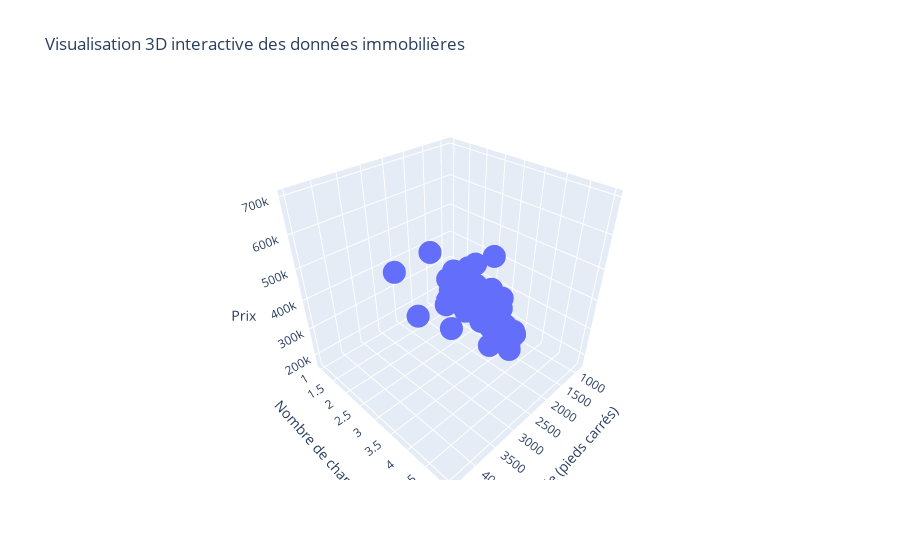

Notebook cell for this chart:
### Markdown cell above
_Le code en dessous as été fait par IA_

### Code cell
import plotly.express as px

fig = px.scatter_3d(df, x='taille_en_pieds_carre', y='nb_chambres', z='prix',
                    labels={
                        'taille_en_pieds_carre': 'Taille (pieds carrés)',
                        'nb_chambres': 'Nombre de chambres',
                        'prix': 'Prix'
                    },
                    title='Visualisation 3D interactive des données immobilières')

# Show the interactive plot
fig.show()

### Figure 1 — Plotly figure (JSON) as saved in the notebook; plotly's stock layout.template omitted (floating-point values rounded to 4 significant figures)
{"data": [{"hovertemplate": "Taille (pieds carrés)=%{x}<br>Nombre de chambres=%{y}<br>Prix=%{z}<extra></extra>", "legendgroup": "", "marker": {"color": "#636efa", "symbol": "circle"}, "mode": "markers", "name": "", "scene": "scene", "showlegend": false, "x": [2104, 1600, 2400, 1416, 3000, 1985, 1534, 1427, 1380, 1494, 1940, 2000, 1890, 4478, 1268, 2300, 1320, 1236, 2609, 3031, 1767, 1888, 1604, 1962, 3890, 1100, 1458, 2526, 2200, 2637, 1839, 1000, 2040, 3137, 1811, 1437, 1239, 2132, 4215, 2162, 1664, 2238, 2567, 1200, 852, 1852, 1203], "y": [3, 3, 3, 2, 4, 4, 3, 3, 3, 3, 4, 3, 3, 5, 3, 4, 2, 3, 4, 4, 3, 2, 3, 4, 3, 3, 3, 3, 3, 3, 2, 1, 4, 3, 4, 3, 3, 4, 4, 4, 2, 3, 4, 3, 2, 4, 3], "z": [399900, 329900, 369000, 232000, 539900, 299900, 314900, 198999, 212000, 242500, 239999, 347000, 329999, 699900, 259900, 449900, 299900, 199900, 499998, 599000, 252900, 255000, 242900, 259900, 573900, 249900, 464500, 469000, 475000, 299900, 349900, 169900, 314900, 579900, 285900, 249900, 229900, 345000, 549000, 287000, 368500, 329900, 314000, 299000, 179900, 299900, 239500], "type": "scatter3d"}], "layout": {"scene": {"domain": {"x": [0.0, 1.0], "y": [0.0, 1.0]}, "xaxis": {"title": {"text": "Taille (pieds carrés)"}}, "yaxis": {"title": {"text": "Nombre de chambres"}}, "zaxis": {"title": {"text": "Prix"}}}, "legend": {"tracegroupgap": 0}, "title": {"text": "Visualisation 3D interactive des données immobilières"}}}
